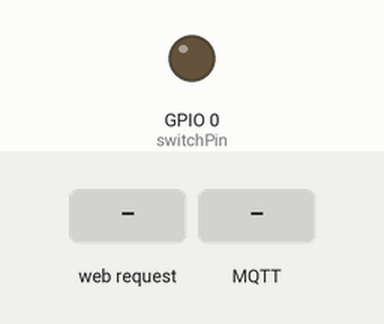
The sketch below on a simulated ESP8266 (NodeMCU). Parts: output pins drawn as LEDs (lit = HIGH). Inputs (shaded band) come from the test bench. WiFi joins after 1.5 s; servers stay silent unless stated; no MQTT or app messages arrive unless stated; what the sketch prints to the serial monitor is not drawn.

Above: at 3.2 s.
3.3 s: HTTP request GET /on received
At 4.1 s:
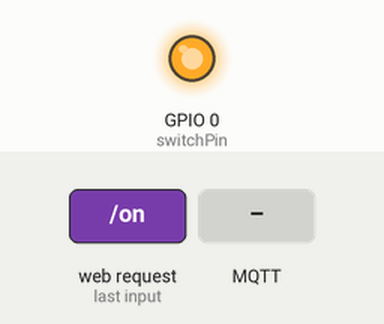
4.8 s: HTTP request GET /off received
At 5.3 s:
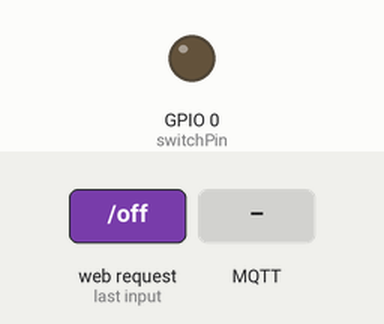
6.3 s: MQTT message "ON" arrives on the first subscribed topic
At 7.6 s:
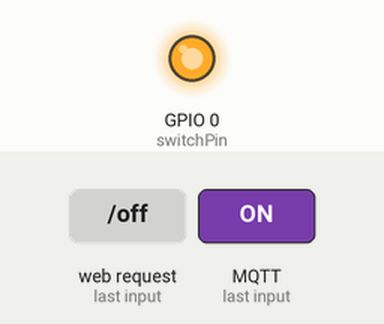
Timing chart, 0 to 9.3 s (numbered marks = the images above; inputs shaded):
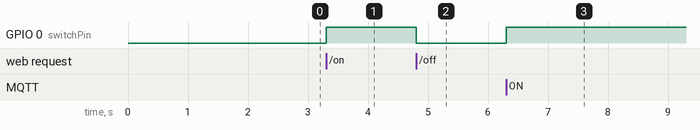

The sketch:

esp8266_01s_smart_switch.ino
```cpp
#include <ESP8266WiFi.h>
#include <PubSubClient.h>
#include <ESP8266WebServer.h>

const char* ssid = "Your wifi ssid";
const char* password = "wifi password";
const char* mqttServer = "MQTT server ip";
const int mqttPort = 1883;
const char* mqttUser = "MQTT server username";
const char* mqttPassword = "MQTT server password";
const char* controlTopic = "smart-switch/control";
const char* statusTopic = "smart-switch/status";

# define switchPin 0  // GPIO0 on ESP-01S

bool switchState = false;

WiFiClient espClient;
PubSubClient client(espClient);
ESP8266WebServer server(80);

void setup() {
  Serial.begin(115200);
  pinMode(switchPin, OUTPUT);
  // Connect to WiFi
  WiFi.begin(ssid, password);
  while (WiFi.status() != WL_CONNECTED) {
    delay(1000);
    Serial.println("Connecting to WiFi...");
  }
  Serial.println("Connected to WiFi");

  // Set up MQTT
  client.setServer(mqttServer, mqttPort);
  client.setCallback(callback);

  // Set up Web server
  server.on("/", HTTP_GET, handleRoot);
  server.on("/on", HTTP_GET, handleSwitchOn);
  server.on("/off", HTTP_GET, handleSwitchOff);

  server.begin();
}

void loop() {
  server.handleClient();

  if (!client.connected()) {
    reconnectMQTT();
  }
  client.loop();
}

void callback(char* topic, byte* payload, unsigned int length) {
  if (strcmp(topic, controlTopic) == 0) {
    // Control topic
    String message = "";
    for (int i = 0; i < length; i++) {
      message += (char)payload[i];
    }

    if (message == "ON") {
      switchState = true;
    } else if (message == "OFF") {
      switchState = false;
    }

    updateSwitch();
  } else if (strcmp(topic, statusTopic) == 0) {
    // Status topic
    String statusMessage = switchState ? "ON" : "OFF";
    client.publish(statusTopic, statusMessage.c_str());
  }
}

void reconnectMQTT() {
  while (!client.connected()) {
    Serial.println("Connecting to MQTT...");
    if (client.connect("ESP8266Client", mqttUser, mqttPassword)) {
      Serial.println("Connected to MQTT");
      client.subscribe(controlTopic);
      client.subscribe(statusTopic);
      updateSwitch(); // Ensure the switch state is sent when MQTT is reconnected
    } else {
      Serial.print("Failed, rc=");
      Serial.print(client.state());
      Serial.println(" Trying again in 5 seconds...");
      delay(5000);
    }
  }
}

void handleRoot() {
  String statusMessage = switchState ? "ON" : "OFF";
  server.send(200, "text/plain", "Current switch state: " + statusMessage);
}

void handleSwitchOn() {
  switchState = true;
  updateSwitch();
  server.send(200, "text/plain", "Switch turned ON");
}

void handleSwitchOff() {
  switchState = false;
  updateSwitch();
  server.send(200, "text/plain", "Switch turned OFF");
}

void updateSwitch() {
  digitalWrite(switchPin, switchState ? HIGH : LOW);

  Serial.println("power：");
  Serial.println(switchState ? HIGH : LOW);
  Serial.println("foot：");
  Serial.println(digitalRead(switchPin));
  // Publish the current switch state to MQTT
  client.publish(statusTopic, switchState ? "ON" : "OFF");
}
```

Measured:
- after the input at 3.3 s, GPIO 0 (switchPin): LOW → HIGH at once
- after the input at 4.8 s, GPIO 0 (switchPin): HIGH → LOW at once
- after the input at 6.3 s, GPIO 0 (switchPin): LOW → HIGH at once
